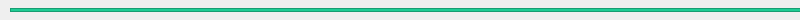
<?xml version="1.0" encoding="UTF-8"?>
<ui version="4.0">
 <class>MusicSlider</class>
 <widget class="QWidget" name="MusicSlider">
  <property name="geometry">
   <rect>
    <x>0</x>
    <y>0</y>
    <width>800</width>
    <height>20</height>
   </rect>
  </property>
  <property name="windowTitle">
   <string>Form</string>
  </property>
  <widget class="QFrame" name="outLine">
   <property name="geometry">
    <rect>
     <x>10</x>
     <y>8</y>
     <width>800</width>
     <height>4</height>
    </rect>
   </property>
   <property name="minimumSize">
    <size>
     <width>800</width>
     <height>4</height>
    </size>
   </property>
   <property name="maximumSize">
    <size>
     <width>800</width>
     <height>4</height>
    </size>
   </property>
   <property name="styleSheet">
    <string notr="true">#outLine
{
 background-color:#1ECC94;
}</string>
   </property>
   <property name="frameShape">
    <enum>QFrame::StyledPanel</enum>
   </property>
   <property name="frameShadow">
    <enum>QFrame::Raised</enum>
   </property>
  </widget>
  <widget class="QFrame" name="inLine">
   <property name="geometry">
    <rect>
     <x>10</x>
     <y>8</y>
     <width>800</width>
     <height>4</height>
    </rect>
   </property>
   <property name="minimumSize">
    <size>
     <width>800</width>
     <height>4</height>
    </size>
   </property>
   <property name="maximumSize">
    <size>
     <width>800</width>
     <height>4</height>
    </size>
   </property>
   <property name="styleSheet">
    <string notr="true">#inLine
{
 background-color:#EBEEF5;
}</string>
   </property>
   <property name="frameShape">
    <enum>QFrame::StyledPanel</enum>
   </property>
   <property name="frameShadow">
    <enum>QFrame::Raised</enum>
   </property>
  </widget>
  <zorder>inLine</zorder>
  <zorder>outLine</zorder>
 </widget>
 <resources/>
 <connections/>
</ui>
